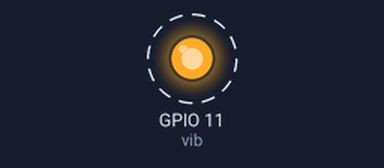
The program below on a simulated ESP32 board running MicroPython. Shown: output pins drawn as LEDs (lit = HIGH). Dashed ring = blinking. What the program prints to the serial console is not drawn.

Above: at 0.2 s.
Timing chart, 0 to 3.0 s (numbered marks = the images above):
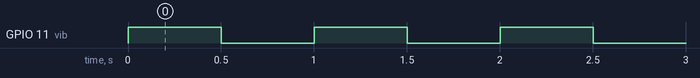

The program:

Motor_vibrador.py
```python
from machine import Pin
import time

# Pin que controla la base del transistor
vib = Pin(11, Pin.OUT)   # Usa el GPIO que tengas conectado

print("Motor vibrador listo...")

while True:
    vib.value(1)     # Encender vibración
    time.sleep(0.5)  # Vibra medio segundo
    vib.value(0)     # Apagar vibración
    time.sleep(0.5)  # Pausa medio segundo
```

Measured:
- by itself, GPIO 11 (vib): alternates HIGH for 0.50 s and LOW for 0.50 s
